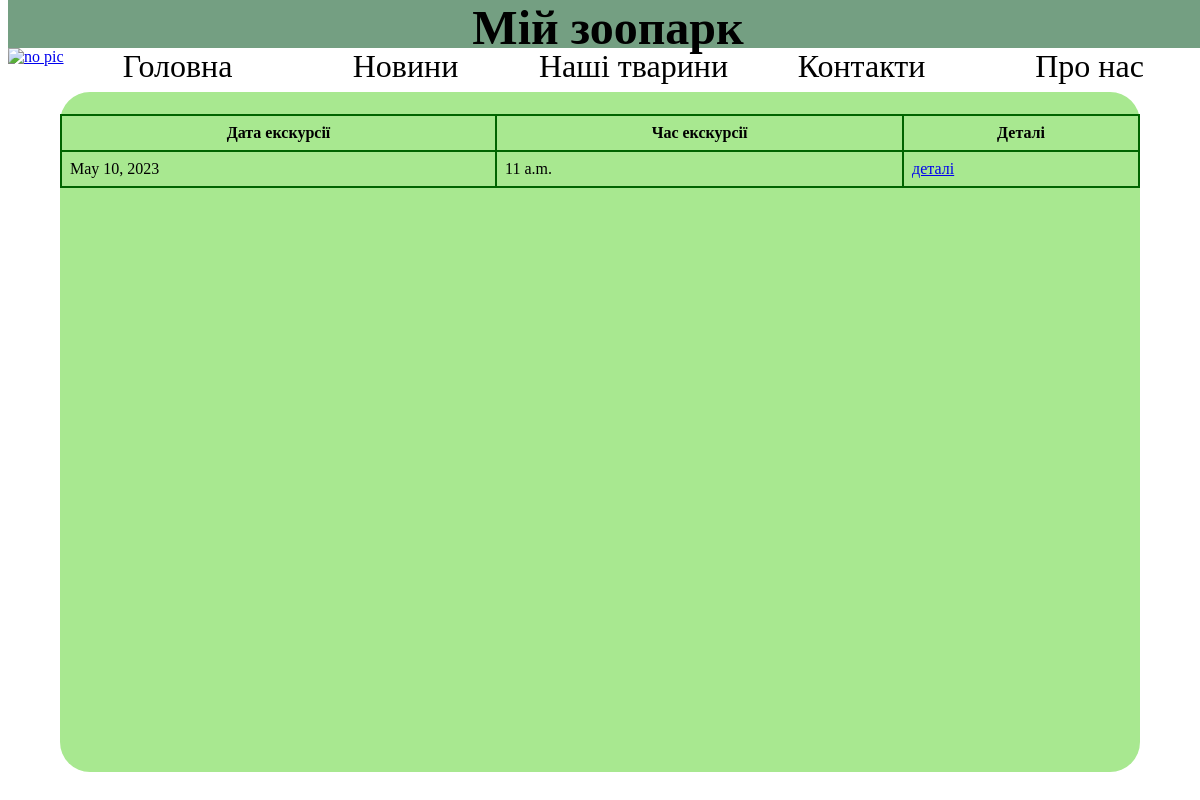
/zoo/getAllExcursions/ (signed in), run on an earlier commit of the app's database.
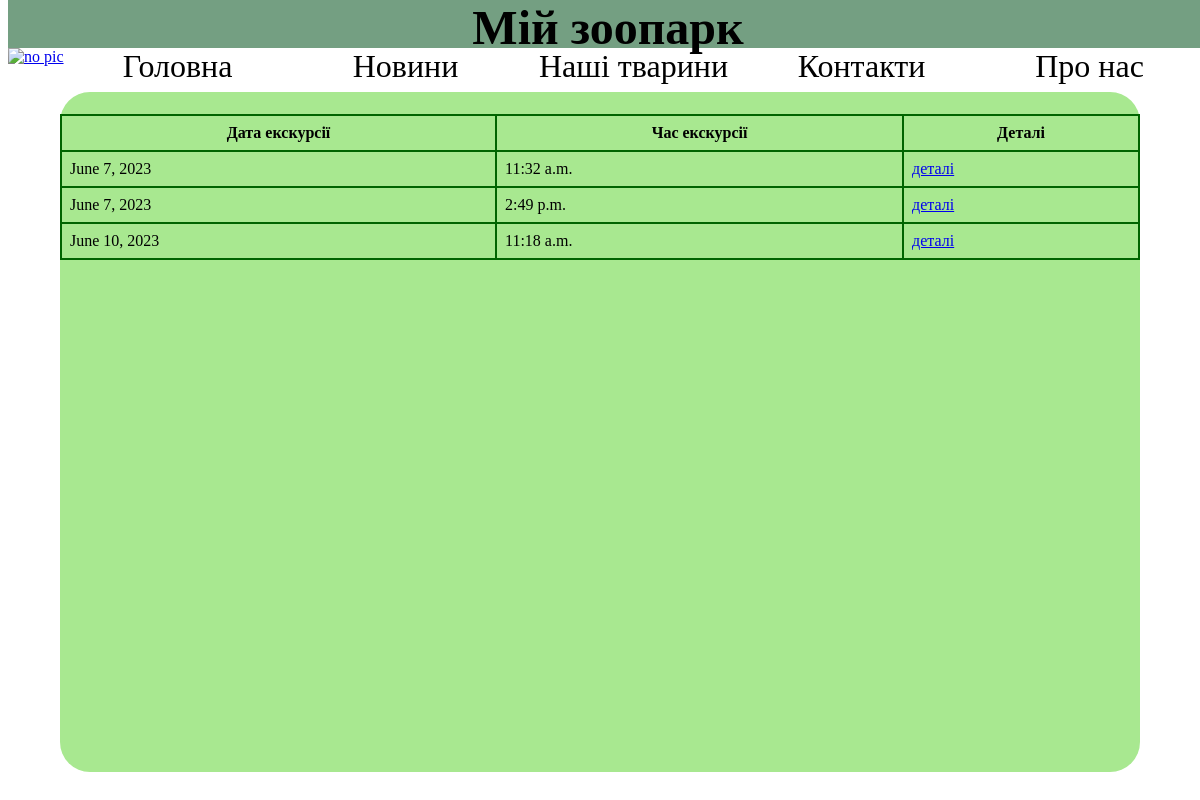
And on a later commit of the database.
### zoo/models.py (models this page shows, shortened)
class Excursions(models.Model):
    date = models.DateField('date')
    time = models.TimeField('time')
    phone = models.CharField('phone', max_length=250)
    name = models.CharField('name', max_length=250, default='')
    peopleAmount = models.IntegerField('amount of people')
    guide = models.ForeignKey(Account, on_delete=models.DO_NOTHING, null=True)
    isFinished = models.BooleanField(default=False)
    class Meta:
        verbose_name = 'Excursion'
        verbose_name_plural = 'Excursions'
        ordering = ['date']

### zoo/views.py (the view)
# urls.py: path('getAllExcursions/', views.getAllExcursions),
def getAllExcursions(request):
    if(request.user.is_authenticated):
        data = Excursions.objects.all()
        return render(request, "allExcursions.html", {"data": data})
    else:
        return redirect('login')

### templates/allExcursions.html (shortened to what this page needs)
<!DOCTYPE html>
<html lang="en">
{% load static %}
<head>
    <link href="{% static "CSS/zooStyles.css" %}" rel="stylesheet">
</head>
<body>
<div class="siteName"><a>Мій зоопарк</a></div>
<nav>
    <a href="/zoo"><img src="{% static "Images/zooImg.jpg" %}" alt="no pic"></a>
    <div class="upperRadius"><a href="/zoo" class="navbarTextLink firstLevelLink"> Головна </a>
    </div>
    <div class="upperRadius downRadius"><a href="/zoo/news" class="navbarTextLink firstLevelLink"> Новини </a></div>
    <div class="upperRadius downRadius"><a href="" class="navbarTextLink firstLevelLink"> Наші тварини </a></div>
    <div class="upperRadius downRadius"><a href="" class="navbarTextLink firstLevelLink"> Контакти </a></div>
    <div class="upperRadius downRadius"><a href="" class="navbarTextLink firstLevelLink"> Про нас </a></div>
</nav>
<div class="textContainer">
    <table>
        <thead>
        <tr>
            <th>Дата екскурсії</th>
            <th>Час екскурсії</th>
            <th>Деталі</th>
        </tr>
        </thead>
        <tbody>
        {% for item in data %}
            <tr>
                <td>{{ item.date }}</td>
                <td>{{ item.time }}</td>
                <td><a href="{% url 'excursion' item.id %}"> деталі </a></td>
            </tr>
        {% endfor %}
        </tbody>
    </table>
</div>
</body>
</html>

### zoo/static/CSS/zooStyles.css (style rules this page uses)
body { background-image: url(../Images/backgroundForBody.jpg); background-repeat: no-repeat; background-position: center center; background-attachment: fixed; background-size: cover; }
.siteName { font-size: 300%; top: 0; height: 6%; width: 100%; position: fixed; z-index: 2; background-color: #749F82; text-align: center; font-weight: bold; }
nav { display: flex; flex-direction: row; height: 5%; min-height: 40px; width: 100%; position: fixed; top: 6%; z-index: 2; background-color: transparent; }
nav > div { width: 19%; text-align: center; }
nav img { display: block; width: 100%; height: 100%; flex-shrink: 0; }
.navbarTextLink { color: black; text-decoration: none; }
.firstLevelLink { font-size: 200%; }
.upperRadius { border-top-right-radius: 15px; border-top-left-radius: 15px }
.downRadius { border-bottom-right-radius: 15px; border-bottom-left-radius: 15px }
.textContainer { position: absolute; margin-top: 7%; width: 90%; min-height: 85%; border-radius: 30px; left: 5%; background-color: #A8E890; }
table { width: 100%; margin-top: 2%; border-collapse: collapse; }
td, th { border: 2px solid darkgreen; padding: 8px; }

What changed in the data, as far as the page shows it:
removed Excursions: date "May 10, 2023", time "11 a.m."
added Excursions: date "June 7, 2023", time "11:32 a.m."
added Excursions: date "June 7, 2023", time "2:49 p.m."
added Excursions: date "June 10, 2023", time "11:18 a.m."
